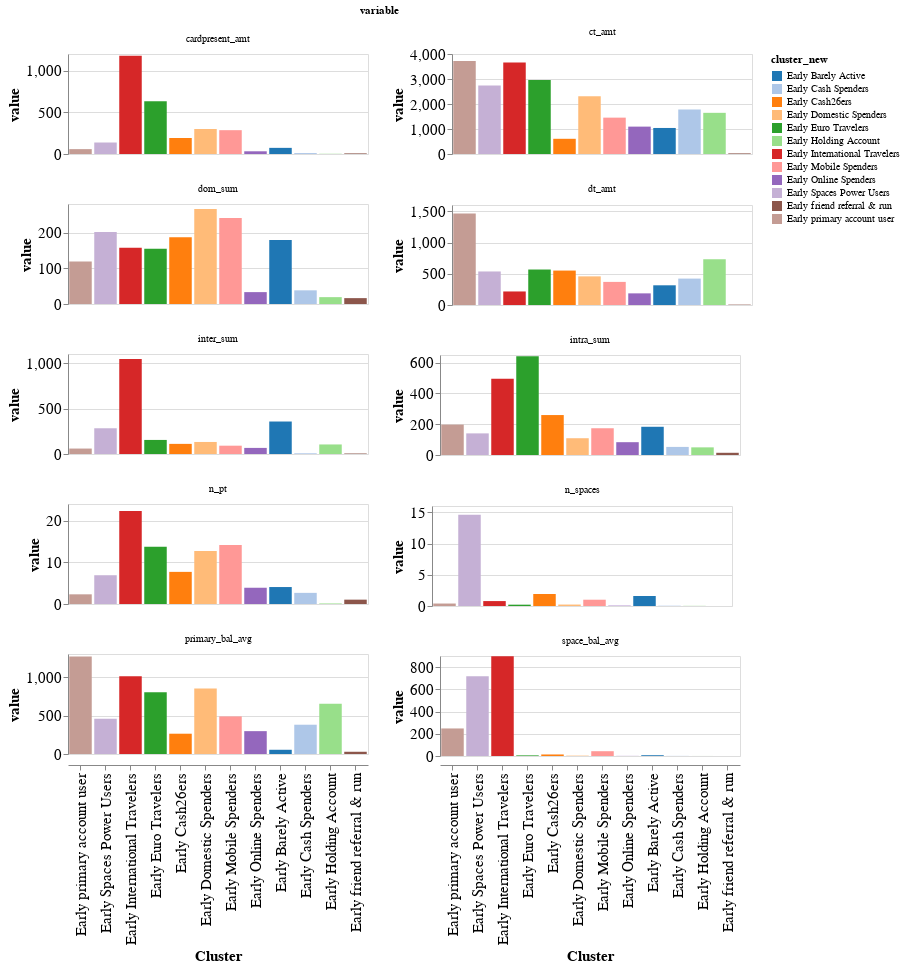

The notebook cell saved with this chart:
### Code cell
df = pd.read_csv(path)

di = {
    "E1": "Early Spaces Power Users",
    "E2": "Early International Travelers",
    "E3": "Early Euro Travelers",
    "E5": "Early Domestic Spenders",
    "E4": "Early Cash26ers",
    "E6": "Early Mobile Spenders",
    "E7": "Early Online Spenders",
    "E8": "Early Barely Active",
    "E9": "Early Cash Spenders",
    "E10": "Early Holding Account",
    "E11": "Early friend referral & run",
    "E12": "Early primary account user",
}

rank = {
    "Early primary account user": 0,
    "Early Spaces Power Users": 1,
    "Early International Travelers": 2,
    "Early Euro Travelers": 3,
    "Early Cash26ers": 4,
    "Early Domestic Spenders": 5,
    "Early Mobile Spenders": 6,
    "Early Online Spenders": 7,
    "Early Barely Active": 8,
    "Early Cash Spenders": 9,
    "Early Holding Account": 10,
    "Early friend referral & run": 11,
}

high = {
    "Early primary account user": 1,
    "Early Spaces Power Users": 1,
    "Early International Travelers": 1,
    "Early Euro Travelers": 1,
    "Early Cash26ers": 1,
    "Early Domestic Spenders": 1,
    "Early Mobile Spenders": 1,
    "Early Online Spenders": 0,
    "Early Barely Active": 0,
    "Early Cash Spenders": 0,
    "Early Holding Account": 0,
    "Early friend referral & run": 0,
}


df["cluster_new"] = df["cluster_new"].map(di).fillna(df["cluster_new"])
df = df.loc[df["kycc_cohort"] == "2020-12-01", :]
df["rank"] = df["cluster_new"].map(rank)
df["high"] = df["cluster_new"].map(high)


df["n_spaces"] = df["n_spaces_ct"] + df["n_spaces_dt"]

df = df[
    [
        "n_spaces",
        "space_bal_avg",
        "primary_bal_avg",
        "ct_amt",
        "inter_sum",
        "intra_sum",
        "dom_sum",
        "cardpresent_amt",
        "n_pt",
        "dt_amt",
        "cluster_new",
        "user_id",
        "rank",
    ]
]


df = df.melt(id_vars=["user_id", "rank", "cluster_new"])

df = df.groupby(["cluster_new", "rank", "variable"])["value"].agg("mean").reset_index()


df = df.loc[
    df["variable"].isin(
        [
            "n_spaces",
            "space_bal_avg",
            "primary_bal_avg",
            "ct_amt",
            "inter_sum",
            "intra_sum",
            "dom_sum",
            "cardpresent_amt",
            "n_pt",
            "dt_amt",
        ]
    ),
    :,
]

alt.Chart(df).mark_bar().encode(
    x=alt.X(
        "cluster_new:N",
        sort=alt.SortField("rank", order="ascending"),
        axis=alt.Axis(title="Cluster"),
    ),
    y="value:Q",
    color=alt.Color("cluster_new:N", scale=alt.Scale(scheme="category20")),
).properties(width=300, height=100).facet(facet="variable:N", columns=2).resolve_scale(
    y="independent"
).configure_axis(
    labelFontSize=15, titleFontSize=15
)

### Figure 1 — Vega-Lite specification as saved in the notebook (floating-point values rounded to 4 significant figures)
{"config": {"view": {"continuousWidth": 400, "continuousHeight": 300}, "axis": {"labelFontSize": 15, "titleFontSize": 15}}, "data": {"name": "data-bab7982d1abe2777a6be09ef5be67f41"}, "facet": {"type": "nominal", "field": "variable"}, "spec": {"mark": "bar", "encoding": {"color": {"type": "nominal", "field": "cluster_new", "scale": {"scheme": "category20"}}, "x": {"type": "nominal", "axis": {"title": "Cluster"}, "field": "cluster_new", "sort": {"field": "rank", "order": "ascending"}}, "y": {"type": "quantitative", "field": "value"}}, "height": 100, "width": 300}, "columns": 2, "resolve": {"scale": {"y": "independent"}}, "$schema": "https://vega.github.io/schema/vega-lite/v4.8.1.json", "datasets": {"data-bab7982d1abe2777a6be09ef5be67f41": [{"cluster_new": "Early Barely Active", "rank": 8, "variable": "cardpresent_amt", "value": 73.68}, {"cluster_new": "Early Barely Active", "rank": 8, "variable": "ct_amt", "value": 1042.0}, {"cluster_new": "Early Barely Active", "rank": 8, "variable": "dom_sum", "value": 179.4}, {"cluster_new": "Early Barely Active", "rank": 8, "variable": "dt_amt", "value": 315.2}, {"cluster_new": "Early Barely Active", "rank": 8, "variable": "inter_sum", "value": 357.4}, {"cluster_new": "Early Barely Active", "rank": 8, "variable": "intra_sum", "value": 183.4}, {"cluster_new": "Early Barely Active", "rank": 8, "variable": "n_pt", "value": 4.07}, {"cluster_new": "Early Barely Active", "rank": 8, "variable": "n_spaces", "value": 1.604}, {"cluster_new": "Early Barely Active", "rank": 8, "variable": "primary_bal_avg", "value": 54.94}, {"cluster_new": "Early Barely Active", "rank": 8, "variable": "space_bal_avg", "value": 6.992}, {"cluster_new": "Early Cash Spenders", "rank": 9, "variable": "cardpresent_amt", "value": 11.26}, {"cluster_new": "Early Cash Spenders", "rank": 9, "variable": "ct_amt", "value": 1782.0}, {"cluster_new": "Early Cash Spenders", "rank": 9, "variable": "dom_sum", "value": 38.29}, {"cluster_new": "Early Cash Spenders", "rank": 9, "variable": "dt_amt", "value": 422.5}, {"cluster_new": "Early Cash Spenders", "rank": 9, "variable": "inter_sum", "value": 7.764}, {"cluster_new": "Early Cash Spenders", "rank": 9, "variable": "intra_sum", "value": 52.56}, {"cluster_new": "Early Cash Spenders", "rank": 9, "variable": "n_pt", "value": 2.674}, {"cluster_new": "Early Cash Spenders", "rank": 9, "variable": "n_spaces", "value": 0.04478}, {"cluster_new": "Early Cash Spenders", "rank": 9, "variable": "primary_bal_avg", "value": 380.7}, {"cluster_new": "Early Cash Spenders", "rank": 9, "variable": "space_bal_avg", "value": 1.07}, {"cluster_new": "Early Cash26ers", "rank": 4, "variable": "cardpresent_amt", "value": 192.3}, {"cluster_new": "Early Cash26ers", "rank": 4, "variable": "ct_amt", "value": 608.0}, {"cluster_new": "Early Cash26ers", "rank": 4, "variable": "dom_sum", "value": 186.8}, {"cluster_new": "Early Cash26ers", "rank": 4, "variable": "dt_amt", "value": 550.9}, {"cluster_new": "Early Cash26ers", "rank": 4, "variable": "inter_sum", "value": 111.3}, {"cluster_new": "Early Cash26ers", "rank": 4, "variable": "intra_sum", "value": 259.7}, {"cluster_new": "Early Cash26ers", "rank": 4, "variable": "n_pt", "value": 7.71}, {"cluster_new": "Early Cash26ers", "rank": 4, "variable": "n_spaces", "value": 1.924}, {"cluster_new": "Early Cash26ers", "rank": 4, "variable": "primary_bal_avg", "value": 263.8}, {"cluster_new": "Early Cash26ers", "rank": 4, "variable": "space_bal_avg", "value": 13.76}, {"cluster_new": "Early Domestic Spenders", "rank": 5, "variable": "cardpresent_amt", "value": 300.0}, {"cluster_new": "Early Domestic Spenders", "rank": 5, "variable": "ct_amt", "value": 2314.0}, {"cluster_new": "Early Domestic Spenders", "rank": 5, "variable": "dom_sum", "value": 265.7}, {"cluster_new": "Early Domestic Spenders", "rank": 5, "variable": "dt_amt", "value": 458.1}, {"cluster_new": "Early Domestic Spenders", "rank": 5, "variable": "inter_sum", "value": 132.5}, {"cluster_new": "Early Domestic Spenders", "rank": 5, "variable": "intra_sum", "value": 109.0}, {"cluster_new": "Early Domestic Spenders", "rank": 5, "variable": "n_pt", "value": 12.7}, {"cluster_new": "Early Domestic Spenders", "rank": 5, "variable": "n_spaces", "value": 0.2309}, {"cluster_new": "Early Domestic Spenders", "rank": 5, "variable": "primary_bal_avg", "value": 850.1}, {"cluster_new": "Early Domestic Spenders", "rank": 5, "variable": "space_bal_avg", "value": 3.337}, {"cluster_new": "Early Euro Travelers", "rank": 3, "variable": "cardpresent_amt", "value": 634.3}, {"cluster_new": "Early Euro Travelers", "rank": 3, "variable": "ct_amt", "value": 2963.0}, {"cluster_new": "Early Euro Travelers", "rank": 3, "variable": "dom_sum", "value": 155.0}, {"cluster_new": "Early Euro Travelers", "rank": 3, "variable": "dt_amt", "value": 567.6}, {"cluster_new": "Early Euro Travelers", "rank": 3, "variable": "inter_sum", "value": 154.7}, {"cluster_new": "Early Euro Travelers", "rank": 3, "variable": "intra_sum", "value": 641.1}, {"cluster_new": "Early Euro Travelers", "rank": 3, "variable": "n_pt", "value": 13.74}, {"cluster_new": "Early Euro Travelers", "rank": 3, "variable": "n_spaces", "value": 0.212}, {"cluster_new": "Early Euro Travelers", "rank": 3, "variable": "primary_bal_avg", "value": 804.0}, {"cluster_new": "Early Euro Travelers", "rank": 3, "variable": "space_bal_avg", "value": 5.595}, {"cluster_new": "Early Holding Account", "rank": 10, "variable": "cardpresent_amt", "value": 2.645}, {"cluster_new": "Early Holding Account", "rank": 10, "variable": "ct_amt", "value": 1647.0}, {"cluster_new": "Early Holding Account", "rank": 10, "variable": "dom_sum", "value": 19.2}, {"cluster_new": "Early Holding Account", "rank": 10, "variable": "dt_amt", "value": 732.7}, {"cluster_new": "Early Holding Account", "rank": 10, "variable": "inter_sum", "value": 105.0}, {"cluster_new": "Early Holding Account", "rank": 10, "variable": "intra_sum", "value": 49.65}, {"cluster_new": "Early Holding Account", "rank": 10, "variable": "n_pt", "value": 0.1275}, {"cluster_new": "Early Holding Account", "rank": 10, "variable": "n_spaces", "value": 0.02532}, {"cluster_new": "Early Holding Account", "rank": 10, "variable": "primary_bal_avg", "value": 654.1}, {"cluster_new": "Early Holding Account", "rank": 10, "variable": "space_bal_avg", "value": 0.2957}, {"cluster_new": "Early International Travelers", "rank": 2, "variable": "cardpresent_amt", "value": 1178.0}, {"cluster_new": "Early International Travelers", "rank": 2, "variable": "ct_amt", "value": 3664.0}, {"cluster_new": "Early International Travelers", "rank": 2, "variable": "dom_sum", "value": 157.5}, {"cluster_new": "Early International Travelers", "rank": 2, "variable": "dt_amt", "value": 216.6}, {"cluster_new": "Early International Travelers", "rank": 2, "variable": "inter_sum", "value": 1045.0}, {"cluster_new": "Early International Travelers", "rank": 2, "variable": "intra_sum", "value": 496.2}, {"cluster_new": "Early International Travelers", "rank": 2, "variable": "n_pt", "value": 22.31}, {"cluster_new": "Early International Travelers", "rank": 2, "variable": "n_spaces", "value": 0.7869}, {"cluster_new": "Early International Travelers", "rank": 2, "variable": "primary_bal_avg", "value": 1012.0}, {"cluster_new": "Early International Travelers", "rank": 2, "variable": "space_bal_avg", "value": 897.5}, {"cluster_new": "Early Mobile Spenders", "rank": 6, "variable": "cardpresent_amt", "value": 285.9}, {"cluster_new": "Early Mobile Spenders", "rank": 6, "variable": "ct_amt", "value": 1455.0}, {"cluster_new": "Early Mobile Spenders", "rank": 6, "variable": "dom_sum", "value": 240.7}, {"cluster_new": "Early Mobile Spenders", "rank": 6, "variable": "dt_amt", "value": 369.7}, {"cluster_new": "Early Mobile Spenders", "rank": 6, "variable": "inter_sum", "value": 91.45}, {"cluster_new": "Early Mobile Spenders", "rank": 6, "variable": "intra_sum", "value": 173.9}, {"cluster_new": "Early Mobile Spenders", "rank": 6, "variable": "n_pt", "value": 14.14}, {"cluster_new": "Early Mobile Spenders", "rank": 6, "variable": "n_spaces", "value": 1.005}, {"cluster_new": "Early Mobile Spenders", "rank": 6, "variable": "primary_bal_avg", "value": 488.5}, {"cluster_new": "Early Mobile Spenders", "rank": 6, "variable": "space_bal_avg", "value": 43.16}, {"cluster_new": "Early Online Spenders", "rank": 7, "variable": "cardpresent_amt", "value": 32.54}, {"cluster_new": "Early Online Spenders", "rank": 7, "variable": "ct_amt", "value": 1095.0}, {"cluster_new": "Early Online Spenders", "rank": 7, "variable": "dom_sum", "value": 33.26}, {"cluster_new": "Early Online Spenders", "rank": 7, "variable": "dt_amt", "value": 186.2}, {"cluster_new": "Early Online Spenders", "rank": 7, "variable": "inter_sum", "value": 67.0}, {"cluster_new": "Early Online Spenders", "rank": 7, "variable": "intra_sum", "value": 83.29}, {"cluster_new": "Early Online Spenders", "rank": 7, "variable": "n_pt", "value": 3.901}, {"cluster_new": "Early Online Spenders", "rank": 7, "variable": "n_spaces", "value": 0.05575}, {"cluster_new": "Early Online Spenders", "rank": 7, "variable": "primary_bal_avg", "value": 297.2}, {"cluster_new": "Early Online Spenders", "rank": 7, "variable": "space_bal_avg", "value": 0.9012}, {"cluster_new": "Early Spaces Power Users", "rank": 1, "variable": "cardpresent_amt", "value": 137.9}, {"cluster_new": "Early Spaces Power Users", "rank": 1, "variable": "ct_amt", "value": 2740.0}, {"cluster_new": "Early Spaces Power Users", "rank": 1, "variable": "dom_sum", "value": 201.9}, {"cluster_new": "Early Spaces Power Users", "rank": 1, "variable": "dt_amt", "value": 536.6}, {"cluster_new": "Early Spaces Power Users", "rank": 1, "variable": "inter_sum", "value": 283.1}, {"cluster_new": "Early Spaces Power Users", "rank": 1, "variable": "intra_sum", "value": 140.6}, {"cluster_new": "Early Spaces Power Users", "rank": 1, "variable": "n_pt", "value": 6.906}, {"cluster_new": "Early Spaces Power Users", "rank": 1, "variable": "n_spaces", "value": 14.58}, {"cluster_new": "Early Spaces Power Users", "rank": 1, "variable": "primary_bal_avg", "value": 458.3}, {"cluster_new": "Early Spaces Power Users", "rank": 1, "variable": "space_bal_avg", "value": 718.4}, {"cluster_new": "Early friend referral & run", "rank": 11, "variable": "cardpresent_amt", "value": 7.293}, {"cluster_new": "Early friend referral & run", "rank": 11, "variable": "ct_amt", "value": 24.17}, {"cluster_new": "Early friend referral & run", "rank": 11, "variable": "dom_sum", "value": 16.43}, {"cluster_new": "Early friend referral & run", "rank": 11, "variable": "dt_amt", "value": 5.845}, {"cluster_new": "Early friend referral & run", "rank": 11, "variable": "inter_sum", "value": 5.395}, {"cluster_new": "Early friend referral & run", "rank": 11, "variable": "intra_sum", "value": 14.4}, {"cluster_new": "Early friend referral & run", "rank": 11, "variable": "n_pt", "value": 1.042}, {"cluster_new": "Early friend referral & run", "rank": 11, "variable": "n_spaces", "value": 0.0}, {"cluster_new": "Early friend referral & run", "rank": 11, "variable": "primary_bal_avg", "value": 29.09}, {"cluster_new": "Early friend referral & run", "rank": 11, "variable": "space_bal_avg", "value": 0.0}, {"cluster_new": "Early primary account user", "rank": 0, "variable": "cardpresent_amt", "value": 58.47}, {"cluster_new": "Early primary account user", "rank": 0, "variable": "ct_amt", "value": 3719.0}, {"cluster_new": "Early primary account user", "rank": 0, "variable": "dom_sum", "value": 119.1}, {"cluster_new": "Early primary account user", "rank": 0, "variable": "dt_amt", "value": 1465.0}, {"cluster_new": "Early primary account user", "rank": 0, "variable": "inter_sum", "value": 59.87}, {"cluster_new": "Early primary account user", "rank": 0, "variable": "intra_sum", "value": 197.8}, {"cluster_new": "Early primary account user", "rank": 0, "variable": "n_pt", "value": 2.322}, {"cluster_new": "Early primary account user", "rank": 0, "variable": "n_spaces", "value": 0.3951}, {"cluster_new": "Early primary account user", "rank": 0, "variable": "primary_bal_avg", "value": 1268.0}, {"cluster_new": "Early primary account user", "rank": 0, "variable": "space_bal_avg", "value": 247.9}]}}
